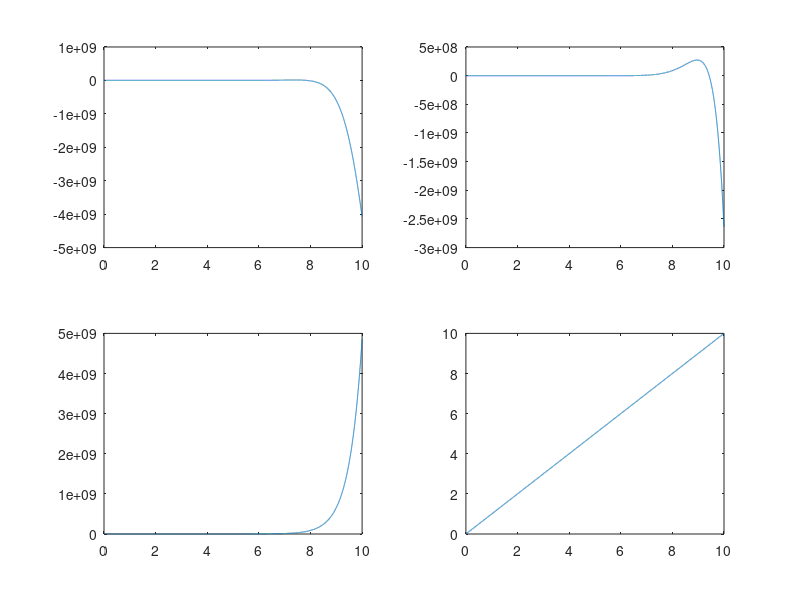

Write MATLAB code to recreate this figure.
%%lab 1.2.7
format compact
close all;
clear;
clc;

t=0:0.001:10;
%rex=10*(eps.^(2*t))*cos(t)';
%imx=10*(eps.^(2*t))*sin(t)';
%mx=sqrt(rex.^2+imx.^2);
%fx=t;
%x=zeros(1,length(t));
%for i=1:length(t)
rex=10*exp(2*t).*cos(t);
imx=10*exp(2*t).*sin(t);
mx=sqrt(rex.^2+imx.^2);
fx=t;
%end
%plot(t,rex);
%axis([0 10 -10000000 10000000]);
subplot(2,2,1);
plot(t,rex);

subplot(2,2,2);
plot(t,imx);

subplot(2,2,3);
plot(t,mx);

subplot(2,2,4);
plot(t,fx);
